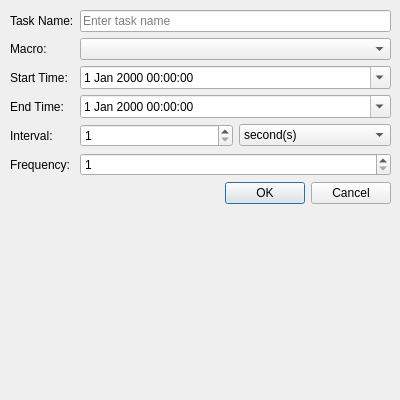
<?xml version="1.0" encoding="UTF-8"?>
<ui version="4.0">
 <class>UITaskDialogView</class>
 <widget class="QDialog" name="UITaskDialogView">
  <property name="geometry">
   <rect>
    <x>0</x>
    <y>0</y>
    <width>400</width>
    <height>400</height>
   </rect>
  </property>
  <property name="windowTitle">
   <string>Create Task</string>
  </property>
  <widget class="QWidget" name="layoutWidget">
   <property name="geometry">
    <rect>
     <x>10</x>
     <y>10</y>
     <width>381</width>
     <height>351</height>
    </rect>
   </property>
   <layout class="QFormLayout" name="formLayout">
    <item row="0" column="0">
     <widget class="QLabel" name="label_task_name">
      <property name="text">
       <string>Task Name:</string>
      </property>
     </widget>
    </item>
    <item row="0" column="1">
     <widget class="QLineEdit" name="lineEdit_task_name">
      <property name="placeholderText">
       <string>Enter task name</string>
      </property>
     </widget>
    </item>
    <item row="1" column="0">
     <widget class="QLabel" name="label_macro">
      <property name="text">
       <string>Macro:</string>
      </property>
     </widget>
    </item>
    <item row="1" column="1">
     <widget class="QComboBox" name="comboBox_macro">
      <property name="sizePolicy">
       <sizepolicy hsizetype="Minimum" vsizetype="Minimum">
        <horstretch>0</horstretch>
        <verstretch>0</verstretch>
       </sizepolicy>
      </property>
     </widget>
    </item>
    <item row="2" column="0">
     <widget class="QLabel" name="label_start_time">
      <property name="text">
       <string>Start Time:</string>
      </property>
     </widget>
    </item>
    <item row="2" column="1">
     <widget class="QDateTimeEdit" name="dateTimeEdit_start_time">
      <property name="calendarPopup">
       <bool>true</bool>
      </property>
     </widget>
    </item>
    <item row="3" column="0">
     <widget class="QLabel" name="label_end_time">
      <property name="text">
       <string>End Time:</string>
      </property>
     </widget>
    </item>
    <item row="3" column="1">
     <widget class="QDateTimeEdit" name="dateTimeEdit_end_time">
      <property name="calendarPopup">
       <bool>true</bool>
      </property>
     </widget>
    </item>
    <item row="4" column="0">
     <widget class="QLabel" name="label_interval">
      <property name="text">
       <string>Interval:</string>
      </property>
     </widget>
    </item>
    <item row="4" column="1">
     <layout class="QHBoxLayout" name="horizontalLayout_interval">
      <item>
       <widget class="QSpinBox" name="spinBox_interval_value">
        <property name="minimum">
         <number>1</number>
        </property>
        <property name="value">
         <number>1</number>
        </property>
       </widget>
      </item>
      <item>
       <widget class="QComboBox" name="comboBox_interval_unit">
        <item>
         <property name="text">
          <string>second(s)</string>
         </property>
        </item>
        <item>
         <property name="text">
          <string>minute(s)</string>
         </property>
        </item>
        <item>
         <property name="text">
          <string>hour(s)</string>
         </property>
        </item>
        <item>
         <property name="text">
          <string>day(s)</string>
         </property>
        </item>
        <item>
         <property name="text">
          <string>week(s)</string>
         </property>
        </item>
        <item>
         <property name="text">
          <string>month(s)</string>
         </property>
        </item>
       </widget>
      </item>
     </layout>
    </item>
    <item row="5" column="0">
     <widget class="QLabel" name="label_frequency">
      <property name="text">
       <string>Frequency:</string>
      </property>
     </widget>
    </item>
    <item row="5" column="1">
     <widget class="QSpinBox" name="spinBox_frequency">
      <property name="minimum">
       <number>1</number>
      </property>
      <property name="value">
       <number>1</number>
      </property>
     </widget>
    </item>
    <item row="6" column="0" colspan="2">
     <layout class="QHBoxLayout" name="horizontalLayout_buttons">
      <item>
       <spacer name="horizontalSpacer">
        <property name="orientation">
         <enum>Qt::Horizontal</enum>
        </property>
        <property name="sizeHint" stdset="0">
         <size>
          <width>40</width>
          <height>20</height>
         </size>
        </property>
       </spacer>
      </item>
      <item>
       <widget class="QPushButton" name="pushButton_ok">
        <property name="text">
         <string>OK</string>
        </property>
       </widget>
      </item>
      <item>
       <widget class="QPushButton" name="pushButton_cancel">
        <property name="text">
         <string>Cancel</string>
        </property>
       </widget>
      </item>
     </layout>
    </item>
   </layout>
  </widget>
 </widget>
 <resources/>
 <connections/>
</ui>
